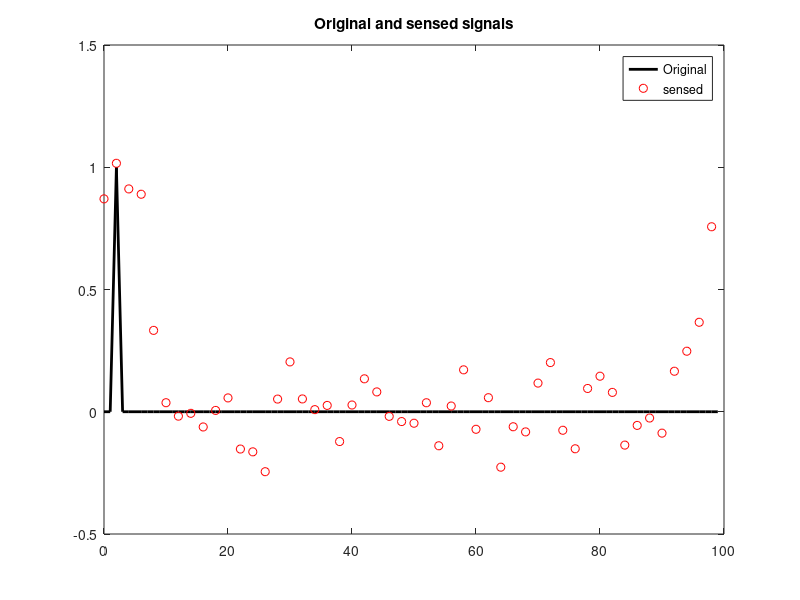
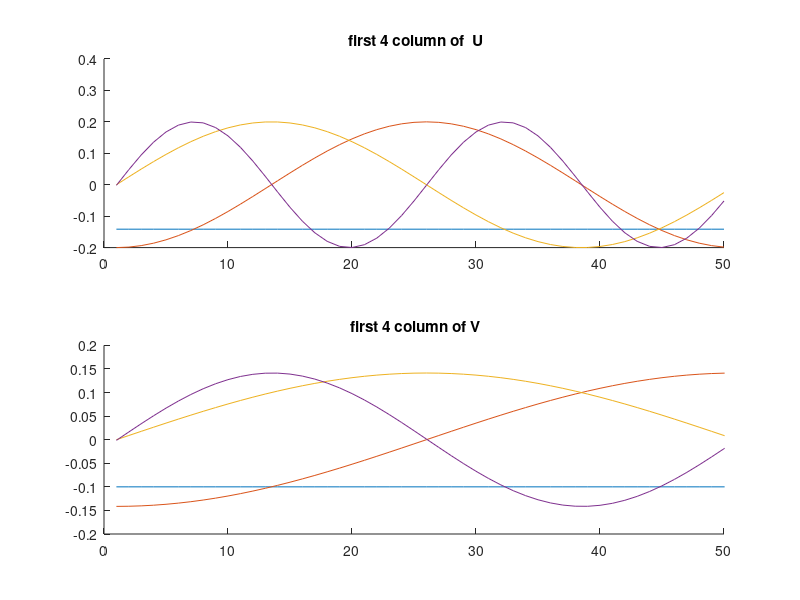
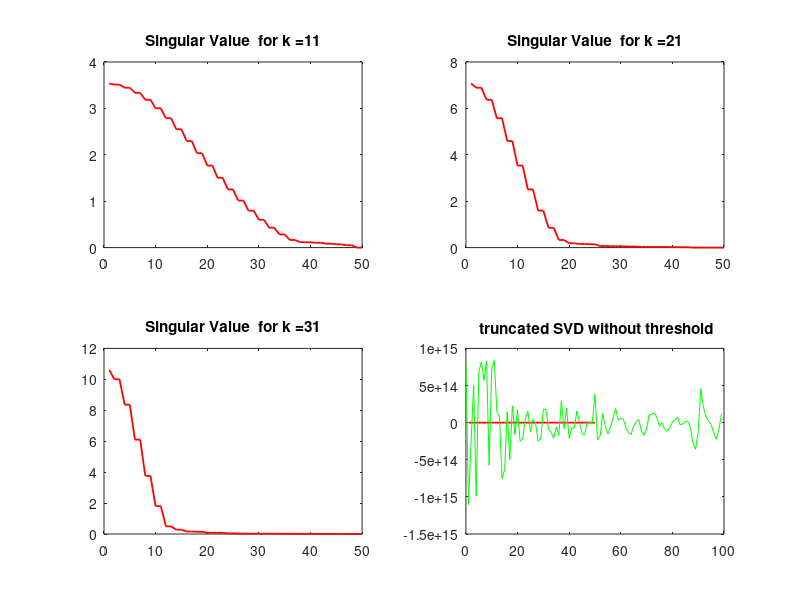
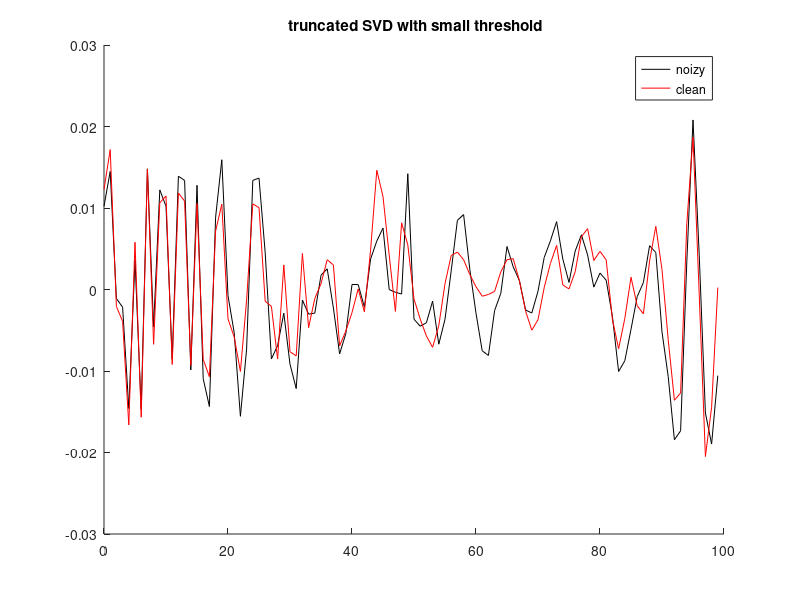

Source code (MATLAB) for these figures, in order: (Note: this script raises an error after producing the figures.)
%% Simple one-dimensional T-SVD example
clear;  close all ; clc;

% Blur kernel
kernel_width = 21; % Must be odd
h = 0.5 + 0.5 * cos(linspace(-pi, pi, kernel_width));

% Sensing matrix - cyclic shifts of h form the rows of A.
n = 100;
h_cyclic = zeros(1, n);
kw_by_2 = floor(kernel_width / 2) + 1;
h_cyclic(1 : kw_by_2) = h(kw_by_2 : end);
h_cyclic(n-kw_by_2+2 : n) = h(1 : kw_by_2-1);
A = toeplitz(h_cyclic);
A = A(1:2:end, :);
m = size(A, 1);

% Random non-zero indices
nnz = 1;  % Number of non-zero indices
idx = datasample(1:n, nnz, 'Replace', false);
x = zeros(n, 1);
x(idx) = 1;

% Apply blur kernel
y_true = A * x;

% Add sensor noise
sigma = 0.1;
y = y_true + sigma * randn(m, 1);

% Plot original and sensed signals
figure(1);
tx = 0:n-1;
ty = 0:2:n-1;
plot(tx, x, 'k-', 'Linewidth', 2);
hold on;
plot(ty, y, 'ro');
hold off 
legend( 'Original' , 'sensed' ,'reconstructed')
title('Original and sensed signals')

%% T-SVD code goes here

[ U ,E , V_t] = svd(A) ;
V = V_t ;
figure ;
subplot(211)
hold on 
for i = 1:4
    plot(U(:, i) ) ;
end
hold off
title(' first 4 column of  U')
subplot(212) , hold on
for j = 1:4
    plot(V(: , j)) ;
    xlim([0,50]) ;
end
hold off
title(' first 4 column of V')
%% comment : what do you observe?
% the first 4 column of U are just  a straigth line and sine and cosine
% function which are representative of the cyclic function and also the
% typology of the matrix A , 

% phase shifted by 90 degree so the dot product is one

%%
kernelWidth = [ 11 , 21, 31, 41] ; 
figure ;
for ker = 1 : length(kernelWidth) 
     h = 0.5 + 0.5 * cos(linspace(-pi, pi, kernelWidth(ker)));
     n = 100;
     h_cyclic = zeros(1, n);
     kw_by_2 = floor(kernelWidth(ker) / 2) + 1;
     h_cyclic(1 : kw_by_2) = h(kw_by_2 : end);
     h_cyclic(n-kw_by_2+2 : n) = h(1 : kw_by_2-1);
     A = toeplitz(h_cyclic);
     A = A(1:2:end, :);
    [U, E , Vt] = svd(A) ;
    singValue = diag(E) ;
    subplot(2,2,ker) 
    plot((1:size(E,1)) , singValue , 'r', 'LineWidth' , 1.3) ; 
    title(strcat('Singular Value  for k =  ' , num2str( kernelWidth(ker)) ))
end
%% Comment 
% we can see that the decay is much faster as the value of kernel_width
% increase, what this tell us is that as the singular value tend to zero,
% the corresponding colunms of A does not contribute anything to the
% recovery of the data.  The more rapid the decrease of the singular value,
% the  less we can reliably reconstruct for a given noise level.


%%  Part C) : effect of singular value and noise
kernel_width = 21 ;
nnz = 1 ;

%% i)
% is A is a 50 x 100 matrix and given that A is full rank, this mean that
% the rank of A is 50  , therefore the maximum number of singular values
% you can invert in absence of noise is 50 

%% ii)  code the truncated SVD algorithm 

% x_hat = (sum(1/sigma_k)*V_k*U_k ' ) * y  ; for k = 1 , 2 ... r

kernel_width = 21 ;
nnz = 1 ;

h = 0.5 + 0.5 * cos(linspace(-pi, pi, kernel_width));
n = 100;
h_cyclic = zeros(1, n);
kw_by_2 = floor(kernel_width / 2) + 1;
h_cyclic(1 : kw_by_2) = h(kw_by_2 : end);
h_cyclic(n-kw_by_2+2 : n) = h(1 : kw_by_2-1);
A = toeplitz(h_cyclic);
A = A(1:2:end, :);
[U, E , Vt] = svd(A) ;
V = Vt' ;
singValue = diag(E) ;

nTrunc = 50 ;
x_hat = 0 ;
x_hat_true = 0 ;

E_hat = E(:, 1:50) ;
U_hat = U ;
V_hat = V(: , 1:50) ;
sig = diag( E_hat) ;
 xhat_true = (V_hat*inv(E_hat)*U_hat)*y_true ;
 xhat = (V_hat*inv(E_hat)*U_hat)*y  ;
% figure;
hold on ;
% plot(tx,xhat , '-k') ;
plot(tx, xhat_true, '-g') ;   hold off ;
% legend('noizy' , 'clean')
title(' truncated SVD without threshold') ;
%%  Seting a small treshold
threshold = 5 ;
diag_sig = diag(E) ;
remove_ind = find(diag_sig <=threshold) ;
r =  50 - length(remove_ind) ;
E_trunc = E(1:r , 1:r) ;
V_trunc = V(:, 1:r) ;
U_trunc = U(1:r , :) ; 
x_rec_true = (V_trunc*inv(E_trunc)*U_trunc)*y_true ;
x_rec  = (V_trunc*inv(E_trunc)*U_trunc)*y ;

figure; hold on , plot(tx,x_rec , '-k') ; plot(tx, x_rec_true, '-r') ;   hold off ;
legend('noizy' , 'clean')
title(' truncated SVD with small threshold') ;

 %% using a smaller threshold
 % we can see that using a smaller threshold does not really change the
 % result , using only the 7th highest singular value does not change the
 % result that much. however we still do not have full reconstruction and
 % this is due to the typology of the matrix A .
 


%%
num = 50 ;
xhat = 0 ;
xhat_t  = 0 ;
d = y ;
dt = y_true ;

[U, E , Vt] = svd(A) ;
V = Vt' ;
U_k = U(: , 1:num) ;
V_k = V(1:num, :) ;
E_k =  E(1:num , 1:num) ;
diag_k = diag(E_k) ;
for k = 1 : num
%     xhat = xhat + ( ( U_k(:,k)' *d)/diag_k(k))*V_k(:, k) ;
    xhat_t = xhat_t + ( ( U_k(:,k)' *dt)/diag_k(k))*V_k(:, k) ;
end

figure , 
hold on
plot(tx, xhat,  '-b') ;
plot(tx, xhat_t , '-r') ;
hold off 























